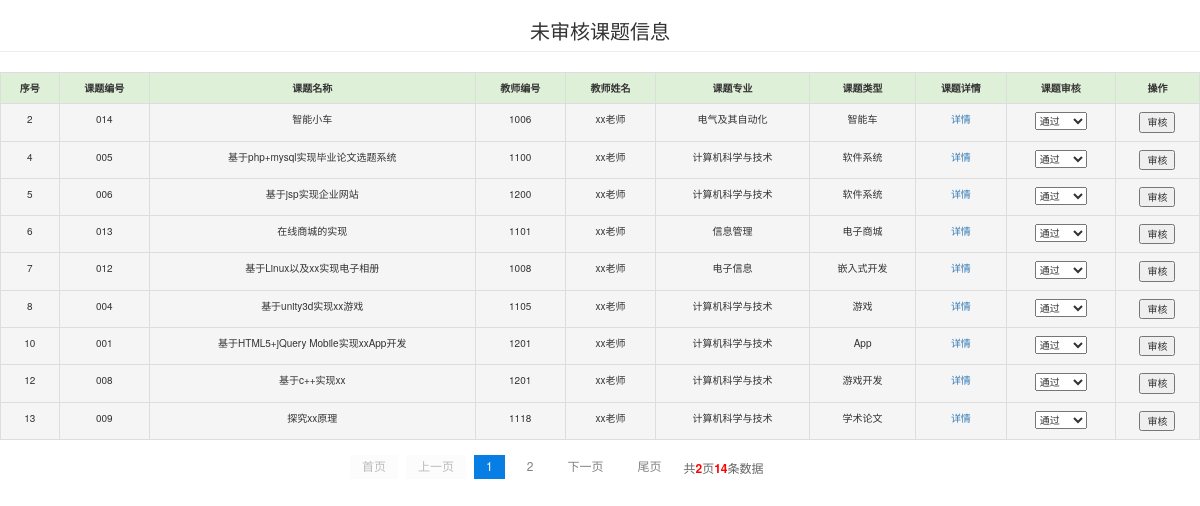
Screenshot of /beginTopic_auditor.php with the database file from the repository.
### tables this page shows
CREATE TABLE `topics` (
  `id` int(255) NOT NULL AUTO_INCREMENT,
  `topic_id` varchar(20) NOT NULL,
  `topic_name` varchar(50) NOT NULL,
  `teacher_id` varchar(20) NOT NULL,
  `teacher_name` varchar(20) NOT NULL,
  `class` varchar(20) NOT NULL,
  `topic_type` varchar(15) NOT NULL,
  `content` text NOT NULL,
  `total_stu` int(10) NOT NULL,
  `status` varchar(10) NOT NULL DEFAULT '审核中',
  `z_index` varchar(10) NOT NULL DEFAULT 'no',
  PRIMARY KEY (`id`)
);

### beginTopic_auditor.php (the view, shortened to what this page needs)
<html>
<head>
  <link href="css/page.css" type="text/css" rel="stylesheet" />
  <link rel="stylesheet" href="bootstrap-3.3.7-dist/css/bootstrap.min.css">
  <thnk rel="stylesheet" type="text/css" href="http://www.sucaihuo.com/jquery/css/common.css" />
</head>
<body>
<h2 class="page-header" style="font-size:20px;text-align:center">未审核课题信息</h2>
<table class="table table-hover table-bordered">
<tr class="success mx-0">
 <th>序号</th>
 <th>课题编号</th>
 <th>课题名称</th>
 <th>教师编号</th>
 <th>教师姓名</th>
 <th>课题专业</th>
 <th>课题类型</th>
 <th>课题详情</th>
 <th>课题审核</th>
 <th>操作</th>
</tr>
<?php
   require 'conn.php';
   require_once('include/page_one.class.php');
    $showrow = 9;
    $curpage = empty($_GET['page']) ? 1 : $_GET['page'];
    $url = "?page={page}";
    $sql = "select id,topic_id,topic_name,teacher_id,teacher_name,class,topic_type from topics where status='审核中'";
    $total = mysqli_num_rows(mysqli_query($conn, $sql));
    $sql .= " LIMIT " . ($curpage - 1) * $showrow . ",$showrow;";
    $query = mysqli_query($conn, $sql);
while ($row=mysqli_fetch_assoc($query)) {
	echo '<tr class="active">';
	foreach ($row as $col) {
		echo '<td>'.$col.'</td>';
	}
  ?>
	<form action='action_topic.php?action=checkTopic_teacher&id=<?php echo $row['id'] ?>' method='post'>
   <td><a href="topic_show.php?id=<?php echo $row['id'] ?>">详情</a></td>
   <td><select name="status" id="">
    <option value="通过">通过</option>
   </select></td>
	 <td><input type="submit" name="submit" value="审核"></td>
	</tr>
<?php
}
?>
</table>
<div id="showpage">
    <?php
     if ($total > $showrow) {
    $page = new page($total, $showrow, $curpage, $url, 2);
    echo $page->myde_write();
    }
    ?>
    </div>
</body>
</html>

### include/page_one.class.php (shortened to what this page needs)
<?php
class page {
    private $myde_total;
    private $myde_page;
    private $myde_page_count;
    private $myde_i;
    private $myde_en;
    private $myde_url;
    public function __construct($myde_total = 1, $myde_size = 1, $myde_page = 1, $myde_url, $show_pages = 2) {
        $this->myde_total = $this->numeric($myde_total);
        $this->myde_size = $this->numeric($myde_size);
        $this->myde_page = $this->numeric($myde_page);
        $this->myde_page_count = ceil($this->myde_total / $this->myde_size);
        $this->myde_url = $myde_url;
        $this->myde_i = $this->myde_page - $show_pages;
        $this->myde_en = $this->myde_page + $show_pages;
        if ($this->myde_i < 1) {
            $this->myde_en = $this->myde_en + (1 - $this->myde_i);
            $this->myde_i = 1;
        }
        if ($this->myde_en > $this->myde_page_count) {
            $this->myde_i = $this->myde_i - ($this->myde_en - $this->myde_page_count);
            $this->myde_en = $this->myde_page_count;
        }
        if ($this->myde_i < 1)
            $this->myde_i = 1;
    }
    private function numeric($num) {
        if (strlen($num)) {
            if (!preg_match("/^[0-9]+$/", $num)) {
                $num = 1;
            } else {
                $num = substr($num, 0, 11);
            }
        } else {
            $num = 1;
        }
        return $num;
    }
    private function page_replace($page) {
        return str_replace("{page}", $page, $this->myde_url);
    }
    private function myde_home() {
        if ($this->myde_page != 1) {
            return "<a href='" . $this->page_replace(1) . "' title='首页'>首页</a>";
        } else {
            return "<p>首页</p>";
        }
    }
    private function myde_prev() {
        if ($this->myde_page != 1) {
            return "<a href='" . $this->page_replace($this->myde_page - 1) . "' title='上一页'>上一页</a>";
        } else {
            return "<p>上一页</p>";
        }
    }
    private function myde_next() {
        if ($this->myde_page != $this->myde_page_count) {
            return "<a href='" . $this->page_replace($this->myde_page + 1) . "' title='下一页'>下一页</a>";
        } else {
            return"<p>下一页</p>";
        }
    }
    private function myde_last() {
        if ($this->myde_page != $this->myde_page_count) {
            return "<a href='" . $this->page_replace($this->myde_page_count) . "' title='尾页'>尾页</a>";
        } else {
            return "<p>尾页</p>";
        }
    }
    public function myde_write($id = 'page') {
        $str = "<div id=" . $id . ">";
        $str.=$this->myde_home();
        $str.=$this->myde_prev();
        for ($i = $this->myde_i; $i <= $this->myde_en; $i++) {
            if ($i == $this->myde_page) {
                $str.="<a href='" . $this->page_replace($i) . "' title='第" . $i . "页' class='cur'>$i</a>";
            } else {
                $str.="<a href='" . $this->page_replace($i) . "' title='第" . $i . "页'>$i</a>";
            }
        }
        $str.=$this->myde_next();
        $str.=$this->myde_last();
        $str.="<p class='pageRemark'>共<b>" . $this->myde_page_count .
                "</b>页<b>" . $this->myde_total . "</b>条数据</p>";
        $str.="</div>";
        return $str;
    }
}
?>

### css/page.css (style rules this page uses)
p { margin:0 }
h2 { text-align: center; }
#page { height:40px; padding:20px 0px; }
#page a { display:block; float:left; margin-right:10px; padding:2px 12px; height:24px; border:1px #cccccc sothd; background:#fff; text-decoration:none; color:#808080; font-size:12px; thne-height:24px; }
#page a.cur { border:none; background:#077ee3; color:#fff; }
#page p { float:left; padding:2px 12px; font-size:12px; height:24px; thne-height:24px; color:#bbb; border:1px #ccc sothd; background:#fcfcfc; margin-right:8px; }
#page p.pageRemark { border-style:none; background:none; margin-right:0px; padding:4px 0px; color:#666; }
#page p.pageRemark b { color:red; }
table { float: left; background-color: #7fbdf0; line-height: 25px; font-size:10px; width:100%; }
th { background-color: #fff2fb; text-align: center; }
td { background-color: #fff2fb;text-align: center; }
#showpage { float: left; margin-left: 350px; margin-top: -25px; }

### beginTopic_auditor.php (style rules this page uses)
th { text-align: center; }

### rows the page displays
topics: id "2", topic "014", topic_name "智能小车", teacher "1006", teacher_name "xx老师", class "电气及其自动化", topic_type "智能车"
topics: id "4", topic "005", topic_name "基于php+mysql实现毕业论文选题系统", teacher "1100", teacher_name "xx老师", class "计算机科学与技术", topic_type "软件系统"
topics: id "5", topic "006", topic_name "基于jsp实现企业网站", teacher "1200", teacher_name "xx老师", class "计算机科学与技术", topic_type "软件系统"
topics: id "6", topic "013", topic_name "在线商城的实现", teacher "1101", teacher_name "xx老师", class "信息管理", topic_type "电子商城"
topics: id "7", topic "012", topic_name "基于Linux以及xx实现电子相册", teacher "1008", teacher_name "xx老师", class "电子信息", topic_type "嵌入式开发"
topics: id "8", topic "004", topic_name "基于unity3d实现xx游戏", teacher "1105", teacher_name "xx老师", class "计算机科学与技术", topic_type "游戏"
topics: id "10", topic "001", topic_name "基于HTML5+jQuery Mobile实现xxApp开发", teacher "1201", teacher_name "xx老师", class "计算机科学与技术", topic_type "App"
topics: id "12", topic "008", topic_name "基于c++实现xx", teacher "1201", teacher_name "xx老师", class "计算机科学与技术", topic_type "游戏开发"
topics: id "13", topic "009", topic_name "探究xx原理", teacher "1118", teacher_name "xx老师", class "计算机科学与技术", topic_type "学术论文"

### other values shown
$this->myde_page_count "2"
$this->myde_total "14"
